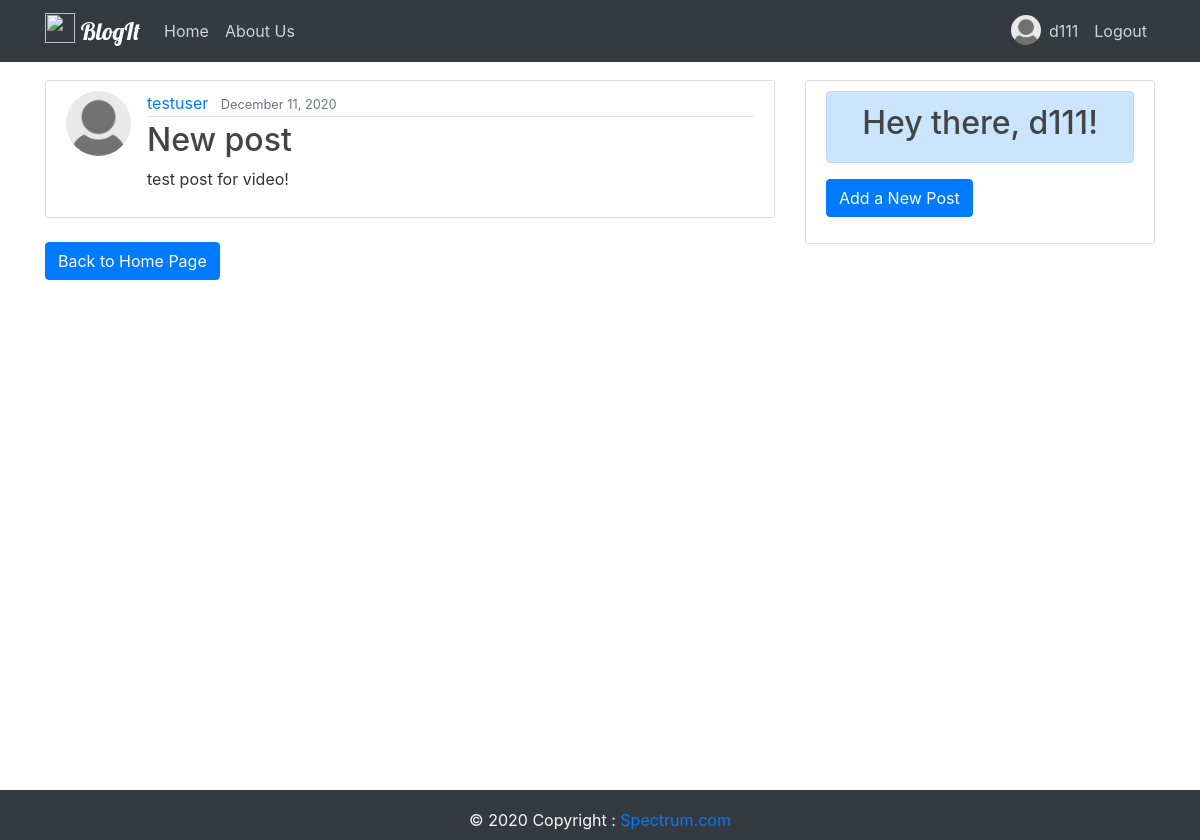
/post/10/ (signed in), run on the app's committed database.
### users/models.py (models this page shows, shortened)
class Profile(models.Model):
    user = models.OneToOneField(User, on_delete=models.CASCADE)
    image = models.ImageField(default='default.jpg',upload_to='profile_pics')

### socialmedia/models.py (models this page shows, shortened)
class Post(models.Model):
    title = models.CharField(max_length=200)
    content = models.TextField()
    date_posted = models.DateTimeField(default=timezone.now)
    author = models.ForeignKey(User, on_delete=models.CASCADE)

### socialmedia/views.py (the view)
# urls.py: path('post/<int:pk>/', PostDetailView.as_view(), name='post-detail'),
class PostDetailView(DetailView):
    model = Post

### socialmedia/templates/socialmedia/post_detail.html (shortened to what this page needs)
{% extends "socialmedia/base.html" %}
{% block content %}
    <article class="media content-section">
        <img class="rounded-circle article-img" src="{{ object.author.profile.image.url }}" alt="">
        <div class="media-body">
        <div class="article-metadata">
            <a class="mr-2" href="{% url 'user-posts' object.author.username %}">{{ object.author }}</a>
            <small class="text-muted">{{ object.date_posted|date:"F d, Y" }}</small>
        </div>
        <h2 class="article-title">{{ object.title }}</h2>
        <p class="article-content">{{ object.content }}</p>
        </div>
    </article>
    <a class="btn btn-primary mt-1 mb-1" href="{% url 'sm-home' %}">Back to Home Page</a>
{% endblock content %}

### socialmedia/templates/socialmedia/base.html (shortened to what this page needs)
{% load static %}
<!DOCTYPE html>
<html lang="en">
<head>
    <link rel="stylesheet" href="https://maxcdn.bootstrapcdn.com/bootstrap/4.0.0/css/bootstrap.min.css">
    <link rel="stylesheet" type="text/css" href="{% static 'socialmedia/main.css' %}">
    <link rel="stylesheet" type="text/css" href="{% static 'socialmedia/footer.css' %}">
</head>
<body>
    <header class="site-header">
        <nav class="navbar navbar-expand-md navbar-dark bg-dark fixed-top">
        <div class="container">
            <a class="navbar-brand" href="{% url 'sm-home' %}">
              <img src="{% static 'socialmedia/logo.png' %}" width="30" height="30" class="d-inline-block align-top" alt="">
              <span style="font-family: 'Lobster', cursive;font-size: x-large">BlogIt</span>
            </a>
            <div class="collapse navbar-collapse" id="navbarToggle">
            <div class="navbar-nav mr-auto">
                <a class="nav-item nav-link" href="{%url 'sm-home' %}">Home</a>
                <a class="nav-item nav-link" href="{%url 'sm-about' %}">About Us</a>
            </div>
            <div class="navbar-nav">
              {% if user.is_authenticated %}
                <img class="rounded-circle mt-1" height=30 width=30 src="{{ user.profile.image.url }}">
                <a class="nav-item nav-link" href="{% url 'profile' %}">{{ user.username }}</a>
                <a class="nav-item nav-link" href="{% url 'logout' %}">Logout</a>
              {% else %}
                <a class="nav-item nav-link" href="{% url 'login' %}">Login</a>
                <a class="nav-item nav-link" href="{% url 'register' %}">Register</a>
              {% endif %}
            </div>
            </div>
        </div>
        </nav>
    </header>
    <main role="main" class="container">
        <div class="row">
          <div class="col-md-8">
            {% block content %}{% endblock %}
          </div>
          <div class="col-md-4">
            <div class="content-section">
              {% if user.is_authenticated %}
              <div class="alert alert-primary text-dark text-center" role="alert">
                  <h2>Hey there, {{ user.username }}!</h2>
              </div>
              <a class="btn btn-primary" href="{% url 'post-create' %}">Add a New Post</a>
              {% else %}
              <div class="alert alert-info text-dark text-center" role="alert">
               <h2> Welcome to <span style="font-family: 'Lobster', cursive;">Spectrum</span>!</h2>
               <a class="btn btn-primary mt-2" href="">Sign Up Now</a>
              </div>
              {% endif %}
            </div>
          </div>
        </div>
      </main>
      <footer class="footer">
        <div class="bg-dark text-center" style="width: 100%;" >
          <span class="text-light">© 2020 Copyright : </span>
          <a class="text-primary" href="{% url 'sm-home' %}">Spectrum.com</a>
        </div>
      </footer>
</body>
</html>

### socialmedia/static/socialmedia/main.css (style rules this page uses)
body { background: white; color: #333333; margin-top: 5rem; margin-bottom: 60px; }
h1, h2, h3, h4, h5, h6 { color: #444444; }
.site-header .navbar-nav .nav-link { color: #cbd5db; }
.content-section { background: #ffffff; padding: 10px 20px; border: 1px solid #dddddd; border-radius: 3px; margin-bottom: 20px; }
.article-title { color: #444444; }
.article-content { white-space: pre-line; }
.article-img { height: 65px; width: 65px; margin-right: 16px; }
.article-metadata { padding-bottom: 1px; margin-bottom: 4px; border-bottom: 1px solid #e3e3e3 }

### socialmedia/static/socialmedia/footer.css (style rules this page uses)
html { position: relative; min-height: 100%; }
body { margin-bottom: 50px; }
.footer { position: absolute; bottom: 0; width: 100%; height: 50px; line-height: 60px; background-color: #f5f5f5; }

### data on the page
Post: author.profile.image (placeholder picture), author "testuser", date_posted "December 11, 2020", title "New post", content "test post for video!"

### other printed values
{{ user.username }} "d111"
